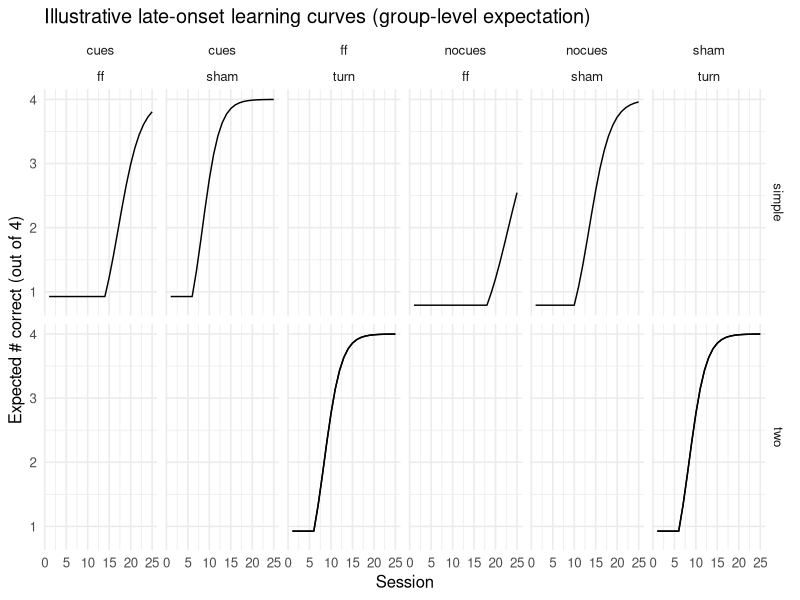

Reproduce this figure in R.
## ---- chunk 1
# install.packages("DiagrammeR")  # if needed
library(DiagrammeR)

grViz("
digraph G {
  rankdir=LR;
  node [shape=box, style=rounded];

  MH [label='M_H (hippocampus manipulation)'];
  MS [label='M_S (striatum manipulation)'];
  KP [label='K_P (place representation)'];
  KR [label='K_R (response representation)'];
  E  [label='E (expression/selection)'];
  T  [label='T (probe turn / category)'];

  MH -> KP;
  MS -> KR;

  KP -> T;
  KR -> T;

  MH -> E;
  MS -> E;
  E  -> T;
}
")
## ---- chunk 2
# install.packages(c("dplyr","tidyr","ggplot2"))  # if needed
library(dplyr)
library(tidyr)
library(ggplot2)

set.seed(20251216)

n_sessions <- 25
n <- 4

groups <- expand_grid(
  task   = c("simple","two_turn"),
  lesion = c("sham","ff"),
  cues   = c("cues","nocues")
) %>%
  mutate(group = interaction(task, lesion, cues, sep="_"))

dat <- expand_grid(group = groups$group, session = 1:n_sessions) %>%
  separate(group, into=c("task","lesion","cues"), sep="_", remove=FALSE) %>%
  mutate(
    tau = 6 +
      ifelse(task=="two_turn", 3, 0) +
      ifelse(lesion=="ff", 8, 0) +
      ifelse(cues=="nocues", 4, 0),
    base = -1.2 +
      ifelse(task=="two_turn", -0.3, 0) +
      ifelse(cues=="nocues", -0.2, 0),
    bpre  = 0.0,
    bpost = 0.5 +
      ifelse(task=="two_turn", -0.1, 0) +
      ifelse(lesion=="ff", -0.12, 0) +
      ifelse(cues=="nocues", -0.1, 0),
    pos   = pmax(0, session - tau),
    eta   = base + bpre * session + bpost * pos,
    p     = plogis(eta),
    mean_correct = n * p
  )

ggplot(dat, aes(session, mean_correct, group = group)) +
  geom_line() +
  facet_grid(task ~ cues + lesion) +
  labs(
    x = "Session",
    y = "Expected # correct (out of 4)",
    title = "Illustrative late-onset learning curves (group-level expectation)"
  ) +
  theme_minimal(base_size = 12)
